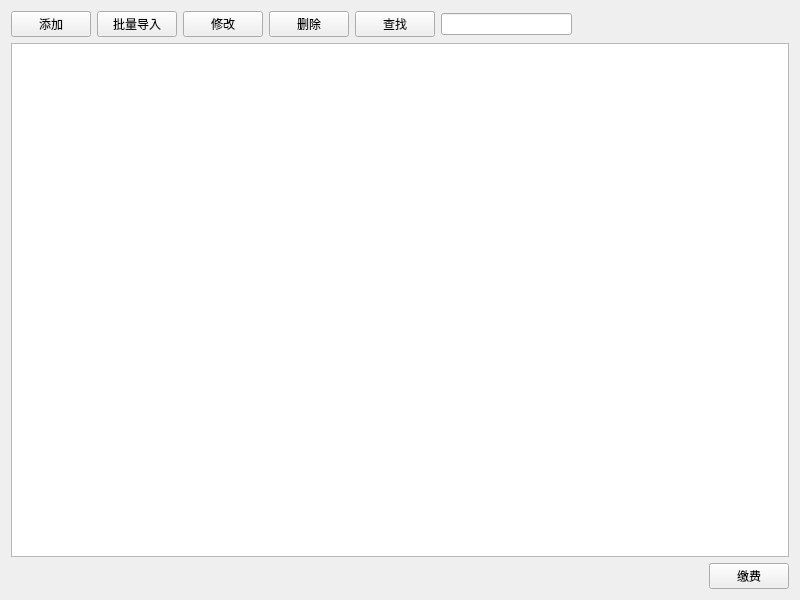
<?xml version="1.0" encoding="UTF-8"?>
<ui version="4.0">
 <class>PriceMaintenanceLayout</class>
 <widget class="QWidget" name="PriceMaintenanceLayout">
  <property name="geometry">
   <rect>
    <x>0</x>
    <y>0</y>
    <width>800</width>
    <height>600</height>
   </rect>
  </property>
  <property name="windowTitle">
   <string>PriceMaintenanceLayout</string>
  </property>
  <layout class="QGridLayout" name="gridLayout">
   <item row="0" column="0">
    <layout class="QVBoxLayout" name="verticalLayout">
     <item>
      <layout class="QHBoxLayout" name="horizontalLayout_2">
       <item>
        <widget class="QPushButton" name="pushButtonaAdd">
         <property name="text">
          <string>添加</string>
         </property>
        </widget>
       </item>
       <item>
        <widget class="QPushButton" name="pushButton_2">
         <property name="text">
          <string>批量导入</string>
         </property>
        </widget>
       </item>
       <item>
        <widget class="QPushButton" name="pushButtonUpdate">
         <property name="text">
          <string>修改</string>
         </property>
        </widget>
       </item>
       <item>
        <widget class="QPushButton" name="pushButtonDelete">
         <property name="text">
          <string>删除</string>
         </property>
        </widget>
       </item>
       <item>
        <layout class="QHBoxLayout" name="horizontalLayout">
         <item>
          <widget class="QPushButton" name="pushButtonSelect">
           <property name="text">
            <string>查找</string>
           </property>
          </widget>
         </item>
         <item>
          <widget class="QLineEdit" name="lineEdit"/>
         </item>
        </layout>
       </item>
       <item>
        <spacer name="horizontalSpacer">
         <property name="orientation">
          <enum>Qt::Orientation::Horizontal</enum>
         </property>
         <property name="sizeHint" stdset="0">
          <size>
           <width>40</width>
           <height>20</height>
          </size>
         </property>
        </spacer>
       </item>
      </layout>
     </item>
     <item>
      <widget class="QTableView" name="tableView_Pri"/>
     </item>
     <item>
      <layout class="QHBoxLayout" name="horizontalLayout_3">
       <item>
        <spacer name="horizontalSpacer_2">
         <property name="orientation">
          <enum>Qt::Orientation::Horizontal</enum>
         </property>
         <property name="sizeHint" stdset="0">
          <size>
           <width>40</width>
           <height>20</height>
          </size>
         </property>
        </spacer>
       </item>
       <item>
        <widget class="QPushButton" name="pushButton">
         <property name="text">
          <string>缴费</string>
         </property>
        </widget>
       </item>
      </layout>
     </item>
    </layout>
   </item>
  </layout>
 </widget>
 <resources/>
 <connections/>
</ui>
